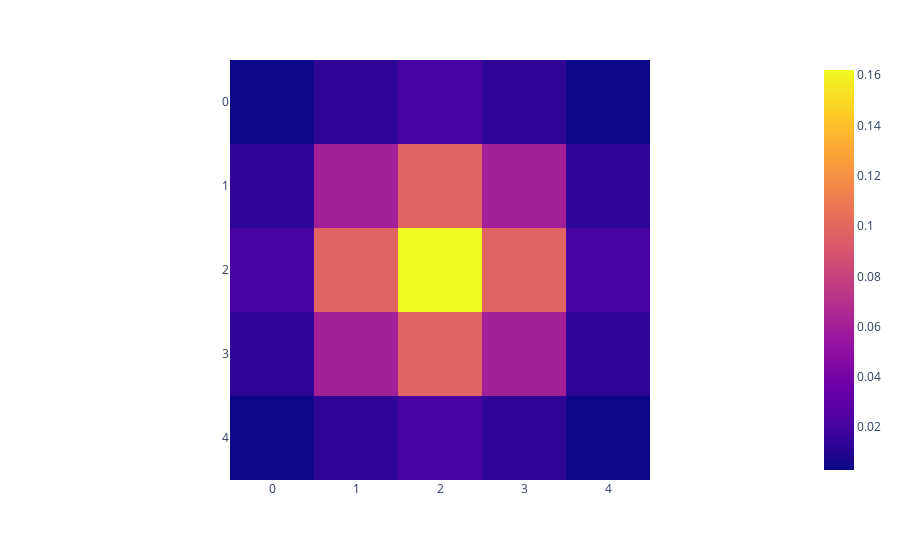

Here is the notebook cell this chart was saved with:
### Code cell
import plotly.express as px
# size=5
# sigma=1
# x=np.linspace(-(size//2),(size//2),size)
# y=np.linspace(-(size//2),(size//2),size)
# xx,yy=mesh_grid(size)
# kernel=np.exp(-(xx**2+yy**2)/(2*sigma**2))
# kernel=kernel/np.sum(kernel)
fig=px.imshow(gaussian_kernel(5))
fig.show()

### Figure 1 — Plotly figure (JSON) as saved in the notebook; plotly's stock layout.template omitted (floating-point values rounded to 4 significant figures)
{"data": [{"coloraxis": "coloraxis", "hovertemplate": "x: %{x}<br>y: %{y}<br>color: %{z}<extra></extra>", "name": "0", "type": "heatmap", "xaxis": "x", "yaxis": "y", "z": [[0.002969, 0.01331, 0.02194, 0.01331, 0.002969], [0.01331, 0.05963, 0.09832, 0.05963, 0.01331], [0.02194, 0.09832, 0.1621, 0.09832, 0.02194], [0.01331, 0.05963, 0.09832, 0.05963, 0.01331], [0.002969, 0.01331, 0.02194, 0.01331, 0.002969]]}], "layout": {"coloraxis": {"colorscale": [[0, "#0d0887"], [0.1111, "#46039f"], [0.2222, "#7201a8"], [0.3333, "#9c179e"], [0.4444, "#bd3786"], [0.5556, "#d8576b"], [0.6667, "#ed7953"], [0.7778, "#fb9f3a"], [0.8889, "#fdca26"], [1, "#f0f921"]]}, "margin": {"t": 60}, "xaxis": {"anchor": "y", "constrain": "domain", "domain": [0, 1], "scaleanchor": "y"}, "yaxis": {"anchor": "x", "autorange": "reversed", "constrain": "domain", "domain": [0, 1]}}}
